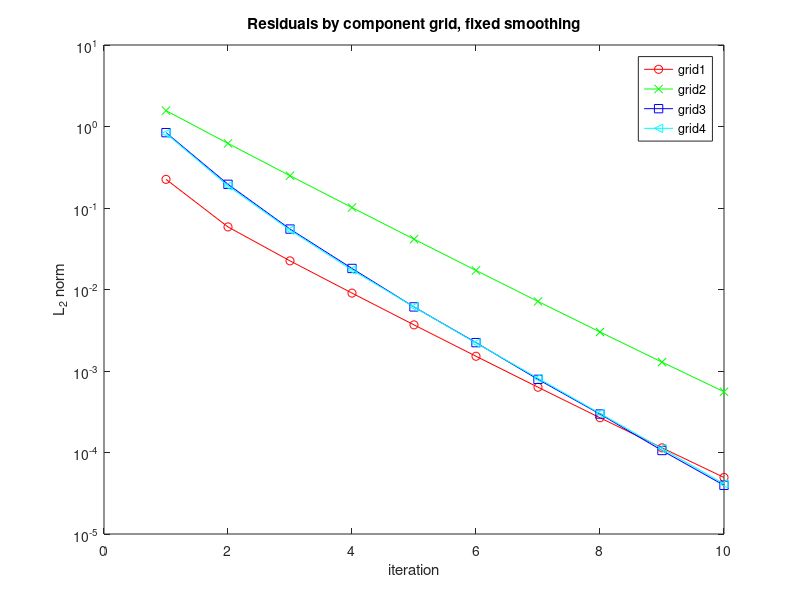

Write the MATLAB code that produced this figure.
t=[1 2 3 4 5 6 7 8 9 10 ];
defect=[6.516e+00 2.618e+00 1.127e+00 4.843e-01 2.091e-01 9.049e-02 3.934e-02 1.717e-02 7.533e-03 3.321e-03 ];
clf
set(gca,'FontSize',16);
grid off
plot(t,defect,'r-o');
title('Residuals');
ylabel('Max norm');
xlabel('iteration');
set(gca,'YScale','log');
pause
% print -deps2 residual.eps


defect0=[2.247e-01 5.860e-02 2.246e-02 9.033e-03 3.680e-03 1.517e-03 6.322e-04 2.668e-04 1.141e-04 4.945e-05 ];
defect1=[1.566e+00 6.200e-01 2.489e-01 1.013e-01 4.144e-02 1.713e-02 7.139e-03 3.011e-03 1.286e-03 5.562e-04 ];
defect2=[8.405e-01 1.953e-01 5.514e-02 1.812e-02 6.116e-03 2.229e-03 7.899e-04 2.965e-04 1.058e-04 3.960e-05 ];
defect3=[8.230e-01 1.867e-01 5.357e-02 1.737e-02 6.130e-03 2.206e-03 8.163e-04 3.020e-04 1.118e-04 4.126e-05 ];
plot(t,defect0,'r-o',t,defect1,'g-x',t,defect2,'b-s',t,defect3,'c-<');
title('Residuals by component grid, fixed smoothing');
ylabel('L_2 norm');
legend('grid1','grid2','grid3','grid4');
xlabel('iteration');
set(gca,'YScale','log');
pause
% print -deps2 residualByGrid.eps
print -deps2 ellipsoidFixedSmooth.eps
